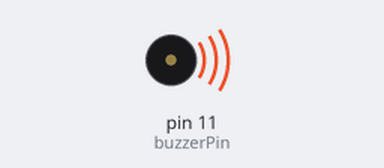
This sketch was run on a simulated Arduino Uno, built with avr-gcc and run on an emulated ATmega328P. Shown: buzzer (waves = sounding).

Above: at 0.1 s.
Timing chart, 0 to 1.6 s (numbered marks = the images above):
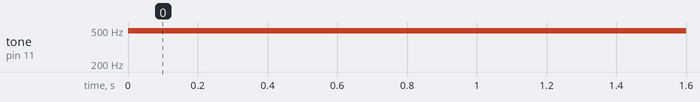

Measured:
- by itself, tone on pin 11 (buzzerPin): silent → 490 Hz at 0.00 s

The sketch:

active_buzzer.ino
```cpp
int buzzerPin = 11;

void setup() {
  pinMode(buzzerPin, OUTPUT);
}

void loop() {
  int sound_duration = 500;
  for(int i = 0; i < 20; i++){
    if(i < 5) sound_duration = 500;
    else if(i < 10) sound_duration = 300;
    else sound_duration = 100;
    analogWrite(buzzerPin, 1);
    delay(sound_duration);
    analogWrite(buzzerPin, 0);
    delay(sound_duration);
  }
}
```
